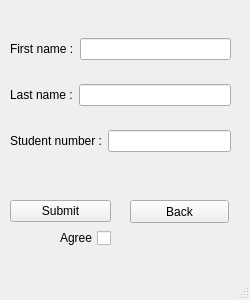
<?xml version="1.0" encoding="UTF-8"?>
<ui version="4.0">
 <class>cStudent_3</class>
 <widget class="QMainWindow" name="cStudent_3">
  <property name="geometry">
   <rect>
    <x>0</x>
    <y>0</y>
    <width>250</width>
    <height>300</height>
   </rect>
  </property>
  <property name="windowTitle">
   <string>MainWindow</string>
  </property>
  <widget class="QWidget" name="centralwidget">
   <widget class="QPushButton" name="BackButton">
    <property name="geometry">
     <rect>
      <x>130</x>
      <y>200</y>
      <width>99</width>
      <height>23</height>
     </rect>
    </property>
    <property name="styleSheet">
     <string notr="true"/>
    </property>
    <property name="text">
     <string>Back</string>
    </property>
   </widget>
   <widget class="QWidget" name="layoutWidget">
    <property name="geometry">
     <rect>
      <x>10</x>
      <y>20</y>
      <width>221</width>
      <height>151</height>
     </rect>
    </property>
    <layout class="QVBoxLayout" name="verticalLayout">
     <item>
      <layout class="QHBoxLayout" name="horizontalLayout">
       <item>
        <widget class="QLabel" name="label">
         <property name="text">
          <string>First name :</string>
         </property>
        </widget>
       </item>
       <item>
        <widget class="QLineEdit" name="FnameText"/>
       </item>
      </layout>
     </item>
     <item>
      <layout class="QHBoxLayout" name="horizontalLayout_2">
       <item>
        <widget class="QLabel" name="label_2">
         <property name="text">
          <string>Last name :</string>
         </property>
        </widget>
       </item>
       <item>
        <widget class="QLineEdit" name="LnameText"/>
       </item>
      </layout>
     </item>
     <item>
      <layout class="QHBoxLayout" name="horizontalLayout_3">
       <item>
        <widget class="QLabel" name="label_3">
         <property name="text">
          <string>Student number :</string>
         </property>
        </widget>
       </item>
       <item>
        <widget class="QLineEdit" name="StnumText"/>
       </item>
      </layout>
     </item>
    </layout>
   </widget>
   <widget class="QWidget" name="layoutWidget_2">
    <property name="geometry">
     <rect>
      <x>10</x>
      <y>200</y>
      <width>101</width>
      <height>48</height>
     </rect>
    </property>
    <layout class="QVBoxLayout" name="verticalLayout_4">
     <item>
      <widget class="QPushButton" name="SubmitButton_2">
       <property name="text">
        <string>Submit</string>
       </property>
      </widget>
     </item>
     <item>
      <widget class="QCheckBox" name="AgreeCheckbox_2">
       <property name="layoutDirection">
        <enum>Qt::RightToLeft</enum>
       </property>
       <property name="text">
        <string>Agree</string>
       </property>
      </widget>
     </item>
    </layout>
   </widget>
  </widget>
  <widget class="QMenuBar" name="menubar">
   <property name="geometry">
    <rect>
     <x>0</x>
     <y>0</y>
     <width>250</width>
     <height>21</height>
    </rect>
   </property>
  </widget>
  <widget class="QStatusBar" name="statusbar"/>
 </widget>
 <resources/>
 <connections/>
</ui>
